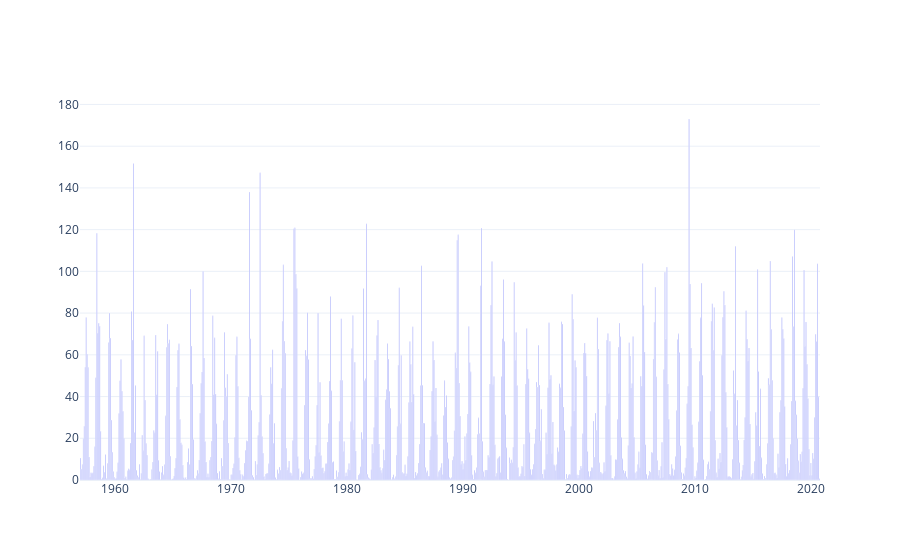

The notebook cell saved with this chart:
### Code cell
# Read and process data
maduo = pd.read_csv('D:/DataSpace/HydroMeteAnthropicDatabase/7.FilledRawMeteObsInfo/ChinaLandDailyMeteV3(InsertSolarRadiation)/玛多.csv', index_col=['DATE'], parse_dates=['DATE'])
maduo = maduo['P2020(mm)']
maduo = maduo.resample('MS').sum()

# Visualize monthly streamflow using bar chart
fig = go.Figure()
fig.add_trace(go.Bar(x=maduo.index, y=maduo.values))
# fig.update_layout(
#     title='Monthly Streamflow',
#     xaxis_title='Date',
#     yaxis_title='Streamflow (mm)',
#     **plot_template
# )
fig.show()

### Figure 1 — Plotly figure (JSON) as saved in the notebook; plotly's stock layout.template omitted (floating-point values rounded to 4 significant figures; data arrays with more than 128 entries replaced by an {"elided": "..."} marker saying what was removed)
{"data": [{"type": "bar", "x": {"elided": "766 str values"}, "y": {"elided": "766 float values"}}], "layout": {}}
